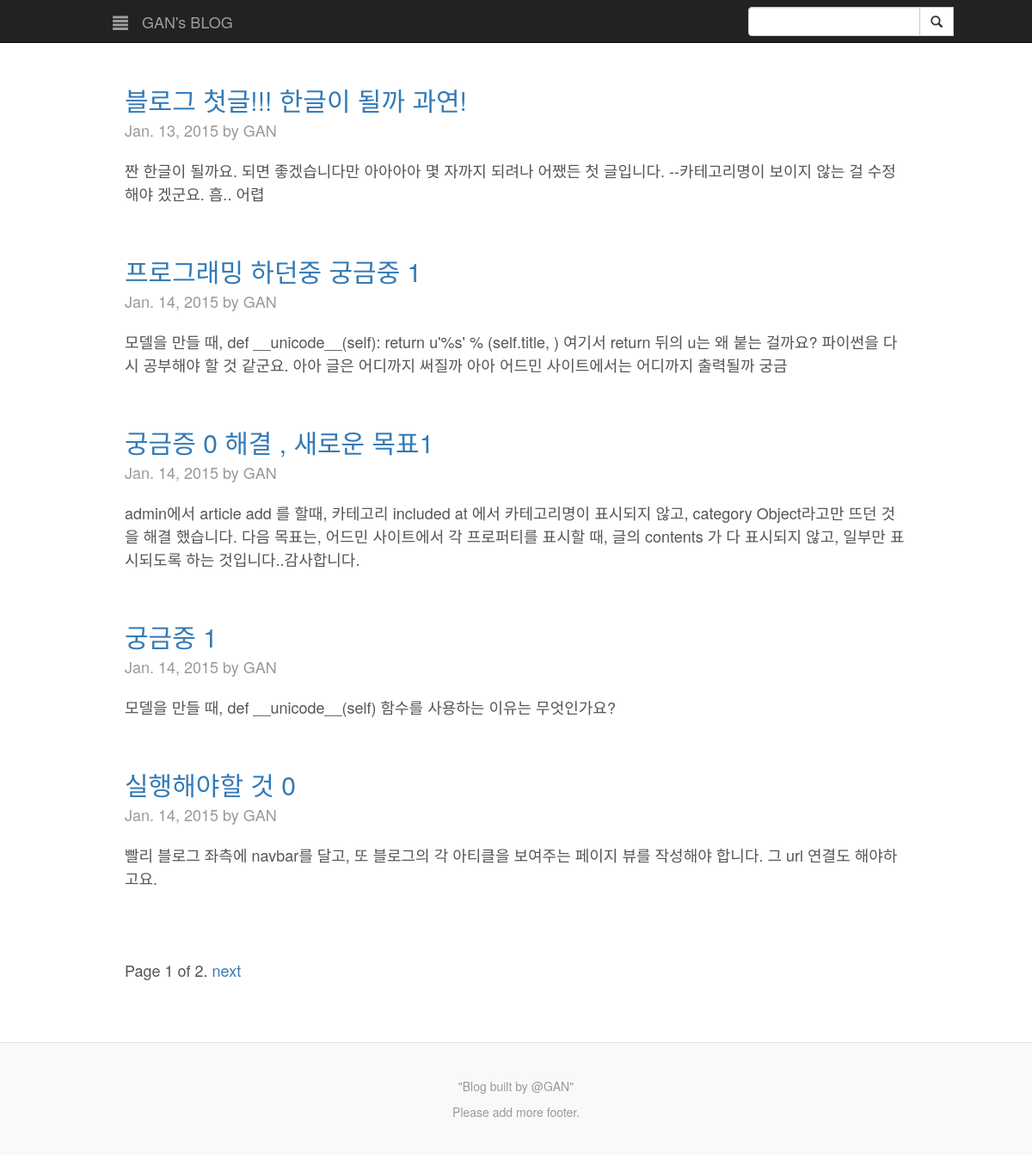
Screenshot of /blog/ with the database file from the repository.
### blog/models.py (models this page shows)
class Article(models.Model):
	included_at = models.ForeignKey(Category,null=True)
	subject = models.CharField(max_length=50)
	writer = models.CharField(max_length=30, default='GAN')
	written_at = models.DateTimeField(auto_now_add=True, auto_now=False)
	modified_at = models.DateTimeField(auto_now=True)
	contents = models.TextField(max_length=2000)

### blog/views.py (the view)
class MainView(ListView):
	model = Article
	template_name = 'blog/blog_main.html'
	context_object_name = 'article_list'
	paginate_by = 5
	def get_context_data(self, **kwargs):
		context = super(MainView, self).get_context_data(**kwargs)
		context['latest_article_list'] = Article.objects.order_by('-modified_at')[:10]
		context['article_list'] = Article.objects.order_by('-written_at')
		context['category_list'] = Category.objects.order_by('order')
		context['user'] = self.request.user
		return context

### blog/templates/blog/blog_main.html (shortened to what this page needs)
{% extends "blog/blog_base.html" %}
{% block body %}
<div class="blog-template">
	<div class="row">
		<div class="col-sm-12 blog-main" id="posts">
			{% if article_list %}
				{% for article in page_obj.object_list %}
					<div class="blog-post">
						<h2 class="blog-post-title">
							<a href="/blog/article/{{article.pk}}"> {{ article.subject }} </a>
						</h2>
						<p class="blog-post-meta"> {{ article.written_at.date }} by {{ article.writer }} </p>
						<p> {{ article.contents }} </p>
					</div>
				{% endfor %}
				{% if is_paginated %}
					<div class="pagination">
						<span class="page-links">
							<span class="page-current">
								Page {{ page_obj.number }} of {{ page_obj.paginator.num_pages }}.
							</span>
							{% if page_obj.has_next %}
								<a href="/blog/?page={{ page_obj.next_page_number }}"> next </a>
							{% endif %}
						</span>
					</div>
				{% endif %}
			{% endif %}
		</div>
	</div>
</div>
{% endblock %}

### blog/templates/blog/blog_base.html (shortened to what this page needs)
<!DOCTYPE html>
<html>
	<head>
		{% load staticfiles %}
    		<link rel="stylesheet" type="text/css" href="{% static 'blog/dist/css/bootstrap.css' %}" media="screen"/>
		<link href="{% static 'blog/blog-main.css' %}" rel="stylesheet">
		<link href="{% static 'blog/simple-sidebar.css' %}" rel="stylesheet">
	</head>
	<body>
		<div class="navbar navbar-inverse navbar-fixed-top" id="top_navbar">
			<div class="container">
				<div class="navbar-header">
					<a type="button" href="#menu-toggle" class="navbar-brand btn btn-deafult btn-lg" id="menu-toggle">
						<span class="glyphicon glyphicon-align-justify"></span>
					</a>
					<a class="navbar-brand" href="/blog">GAN's BLOG</a>
				</div>
				<div class="collapse navbar-collapse">
      					<ul class="nav navbar-nav">
						{% if user %}
							{% if user.is_staff %}
								<li><a href="#">User :{{ user.username }}</a></li>
								<li><a href="/blog/logout" id="logout">Log-out</a></li>
								<li><a href="/blog/write">Write Article </a></li>
							{% elif not user.is_anonymous %}
								<li><a href="#">User :{{ user.username }}</a></li>
								<li><a href="/blog/logout" id="logout">Log-out</a></li>
								<li><a href="#"></a></li>
	          					{% else %}
	          						<li><a href="#"></a></li>
							{% endif %}
						{% else %}
          						<li><a href="#"></a></li>
      						{% endif %}
      					</ul>
        				<div class="input-group" id="search-group">
        					<form action="/blog/search" method="get" id="topnav_search" class="search form-input" role="search">
        						<span class="input-group-btn">
		        					<input type="text" class="form-control" name="search_content">
	        						<button type="submit" class="btn btn-default" type="button">
	        							<span class="glyphicon glyphicon-search"></span>
	        						</button>
	        					</span>
        					</form>
        				</div>
      				</div>
      			</div>
    		</div>
		<div id="wrapper" class="toggled">
			<div id="page-content-wrapper">
		    		<div class="container">
		    			{% block body %}
		    			{% endblock %}
		      		</div>
			</div>
		</div>
	<footer class="blog-footer">
		<p>"Blog built by @GAN"</p>
		<p> Please add more footer. </p>
	</footer>
	</body>
</html>

### blog/static/blog/blog-main.css (style rules this page uses)
body { padding-top: 50px; padding-bottom: 20px; color: #555; }
h1, .h1, h2, .h2, h3, .h3, h4, .h4, h5, .h5, h6, .h6 { margin-top: 0; font-family: "Helvetica Neue", Helvetica, Arial, sans-serif; font-weight: normal; color: #333; }
#top_navbar { height: 50px; }
.blog-template { padding: 30px 15px; text-align: left; }
#search-group { float: right; padding-top: 8px; width: 200px; }
.blog-main { font-size: 18px; line-height: 1.5; }
.blog-post { margin-bottom: 60px; }
.blog-post-title { margin-bottom: 5px; font-size: 30px; }
.blog-post-meta { margin-bottom: 20px; color: #999; }
@media (min-width: 1200px) { .container { width: 970px; } }
.blog-footer { padding: 40px 0; color: #999; text-align: center; background-color: #f9f9f9; border-top: 1px solid #e5e5e5; }
.blog-footer p:last-child { margin-bottom: 0; }

### blog/static/blog/simple-sidebar.css (style rules this page uses)
#wrapper { padding-left: 0; -webkit-transition: all 0.5s ease; -moz-transition: all 0.5s ease; -o-transition: all 0.5s ease; transition: all 0.5s ease; }
#wrapper.toggled { padding-left: 250px; }
#page-content-wrapper { width: 100%; position: absolute; padding: 15px; }
#wrapper.toggled #page-content-wrapper { position: absolute; margin-right: -250px; }
@media (min-width:768px) { #wrapper { padding-left: 250px; } }
@media (min-width:768px) { #wrapper.toggled { padding-left: 0; } }
@media (min-width:768px) { #page-content-wrapper { padding: 20px; position: relative; } }
@media (min-width:768px) { #wrapper.toggled #page-content-wrapper { position: relative; margin-right: 0; } }

### rows the page displays
Article: subject "블로그 첫글!!! 한글이 될까 과연!", written_at "Jan. 13, 2015", writer "GAN", contents "짠 한글이 될까요. 되면 좋겠습니다만 아아아아 몇 자까지 되려나 어쨌든 첫 글입니다. --카테고리명이 보이지 않는 걸 수정해야 겠군요. 흠.. 어렵"
Article: subject "프로그래밍 하던중 궁금중 1", written_at "Jan. 14, 2015", writer "GAN", contents "모델을 만들 때, def __unicode__(self): return u'%s' % (self.title, ) 여기서 return 뒤의 u는 왜 붙는 걸까요? 파이썬을 다시 공부해야 할 것 같군요. 아아 글은 어디까지 써질까 아아 어드민 사이트에서는 어디까지 출력될까 궁금"
Article: subject "궁금증 0 해결 , 새로운 목표1", written_at "Jan. 14, 2015", writer "GAN", contents "admin에서 article add 를 할때, 카테고리 included at 에서 카테고리명이 표시되지 않고, category Object라고만 뜨던 것을 해결 했습니다. 다음 목표는, 어드민 사이트에서 각 프로퍼티를 표시할 때, 글의 contents 가 다 표시되지 않고, 일부만 표시되도록 하는 것입니다..감사합니다."
Article: subject "궁금중 1", written_at "Jan. 14, 2015", writer "GAN", contents "모델을 만들 때, def __unicode__(self) 함수를 사용하는 이유는 무엇인가요?"
Article: subject "실행해야할 것 0", written_at "Jan. 14, 2015", writer "GAN", contents "빨리 블로그 좌측에 navbar를 달고, 또 블로그의 각 아티클을 보여주는 페이지 뷰를 작성해야 합니다. 그 url 연결도 해야하고요."

### other values shown
{{ page_obj.number }} "1"
{{ page_obj.paginator.num_pages }} "2"
